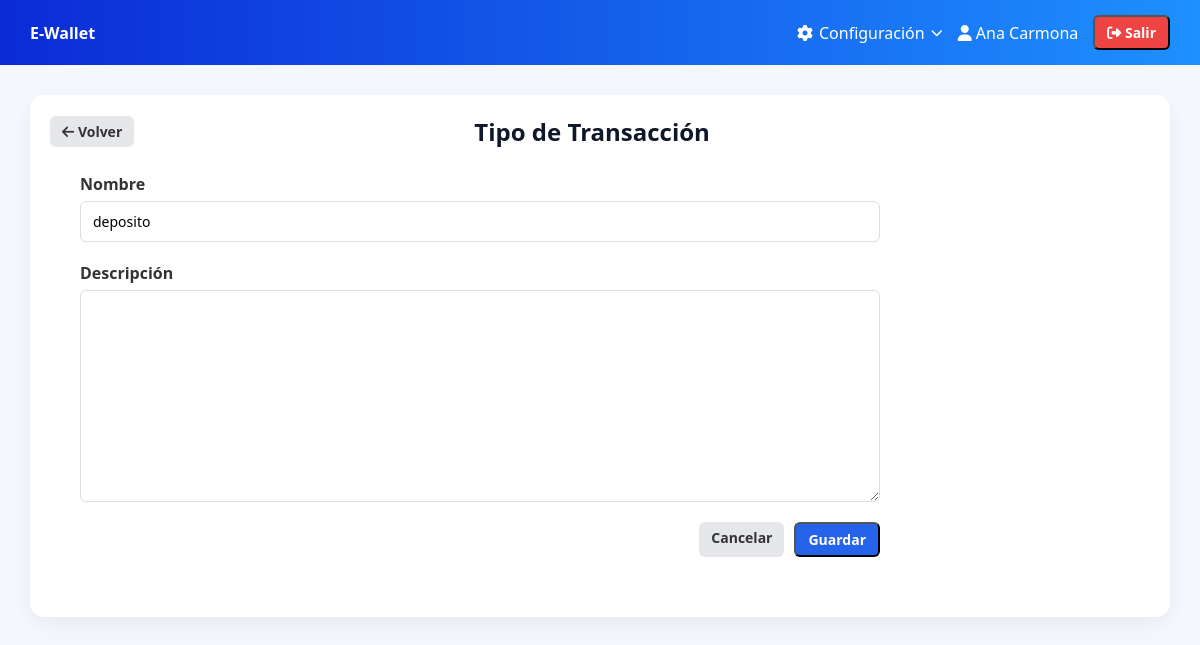
The app's page /types/1/edit/ (signed in), older data.
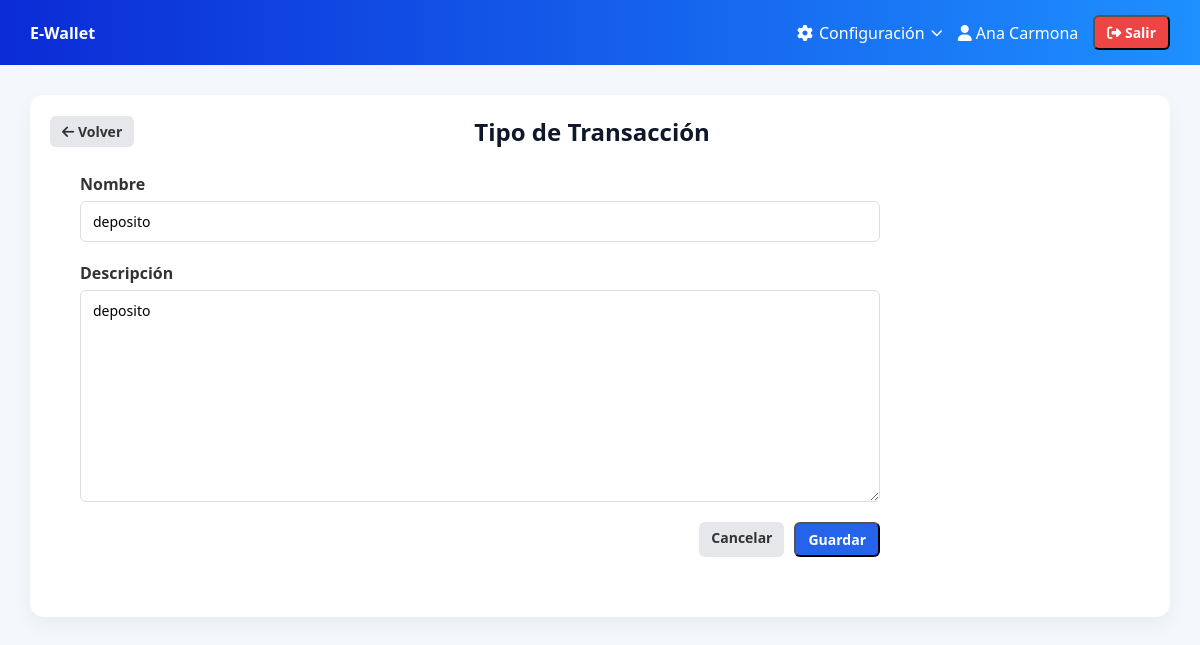
The same page, newer data.
### wallet/models.py (models this page shows, shortened)
class TransactionType(models.Model):
    name = models.CharField(max_length=50, unique=True)
    description = models.TextField(blank=True)

### wallet/views.py (the view)
# urls.py: path('types/<int:pk>/edit/', views.transaction_type_update, name='transaction_type_update'),
@login_required
def transaction_type_update(request, pk):
    type_obj = TransactionType.objects.get(pk=pk)
    if request.method == 'POST':
        form = TransactionTypeForm(request.POST, instance=type_obj)
        if form.is_valid():
            form.save()
            return redirect('transaction_type_list')
    else:
        form = TransactionTypeForm(instance=type_obj)
    return render(request, 'wallet/transaction_type_form.html', {'form': form})

### wallet/forms.py
class TransactionTypeForm(forms.ModelForm):
    class Meta:
        model = TransactionType
        fields = ['name', 'description']

### wallet/templates/wallet/transaction_type_form.html (shortened to what this page needs)
{% extends 'wallet/base.html' %}
{% block content %}
<div class="card">
    <div class="card-header flex-between">
        <a href="{% url 'transaction_type_list' %}" class="btn btn-secondary">
            <i class="fa-solid fa-arrow-left"></i> Volver
        </a>
        <h2>Tipo de Transacción</h2>
    </div>
    <div class="card-body">
        <form method="post" class="form-container">
            <div class="form-group">
                <label for="id_name">Nombre</label>
                {{ form.name }}
            </div>
            <div class="form-group">
                <label for="id_description">Descripción</label>
                {{ form.description }}
            </div>
            <div class="form-actions">
                <a href="{% url 'transaction_type_list' %}" class="btn btn-secondary">
                    Cancelar
                </a>
                <button type="submit" class="btn btn-primary">
                    Guardar
                </button>
            </div>
        </form>
    </div>
</div>
{% endblock %}

Row changes from the older to the newer data that the page shows:
changed TransactionType "deposito": description (not shown) → "deposito"
